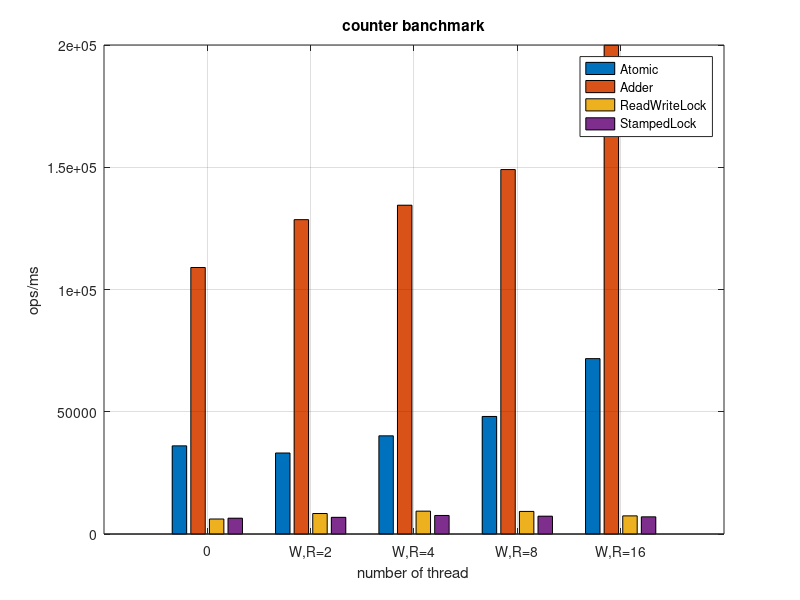

MATLAB code for this plot:
function [Y] = show()
	figure(3);
	A = load('AtomicCounter.dat');
	L = load('LongAdderCounter.dat');
	R = load('ReadWriteLockCounter.dat');
	S = load('StampedLockCounter.dat');
	
	Y = [A(:,4)+A(:,3), L(:,4)+L(:,3), R(:,4)+R(:,3), S(:,4)+S(:,3)];
	b = bar(Y);
	grid on;
	ch = get(b,'children');
	set(gca,'XTickLabel',{'0','W,R=2','W,R=4','W,R=8','W,R=16','W,R=32'});
	legend('Atomic','Adder','ReadWriteLock','StampedLock');
	xlabel('number of thread');
	ylabel('ops/ms');
	title('counter banchmark');
end